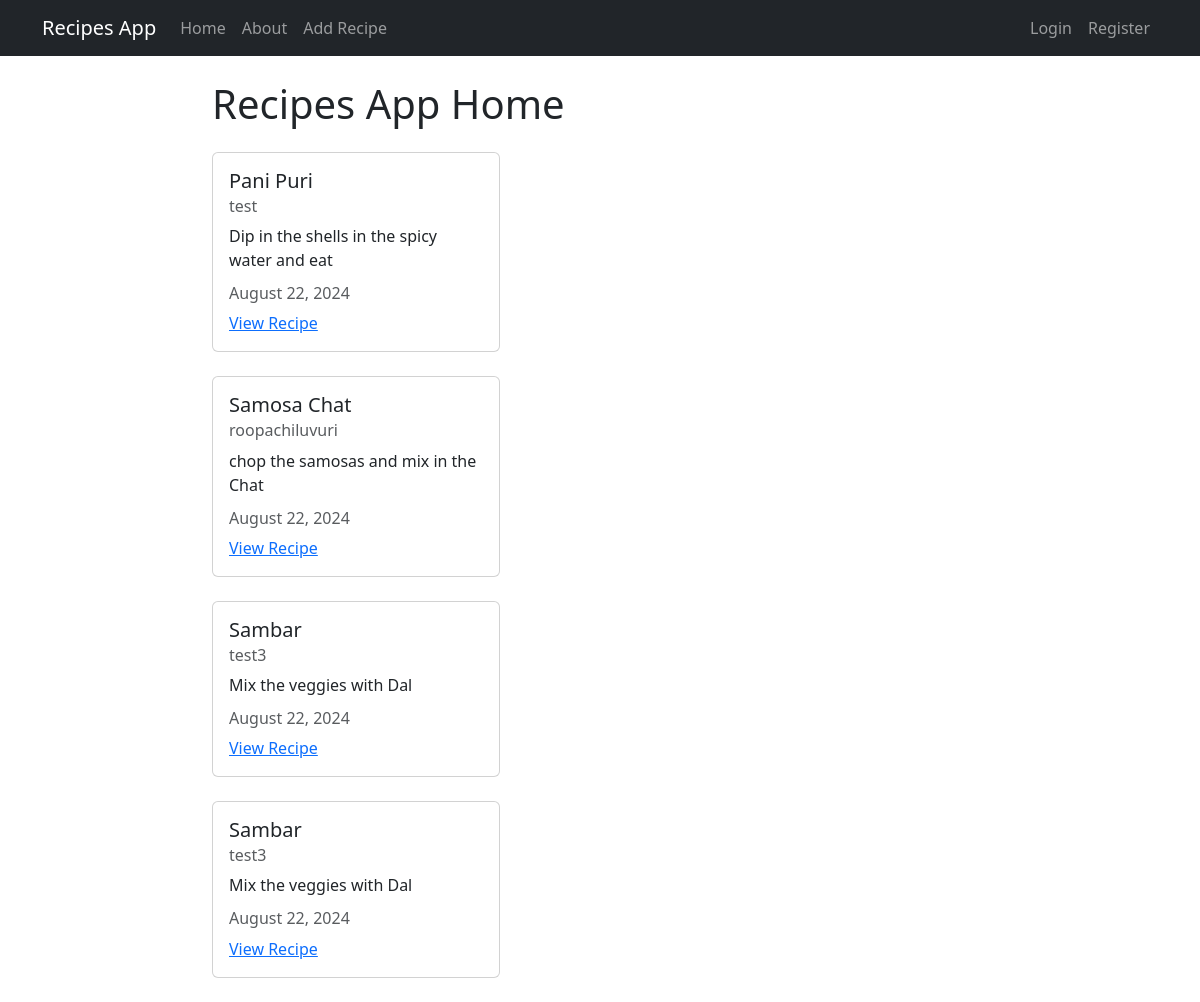
Before: / with the older database file.
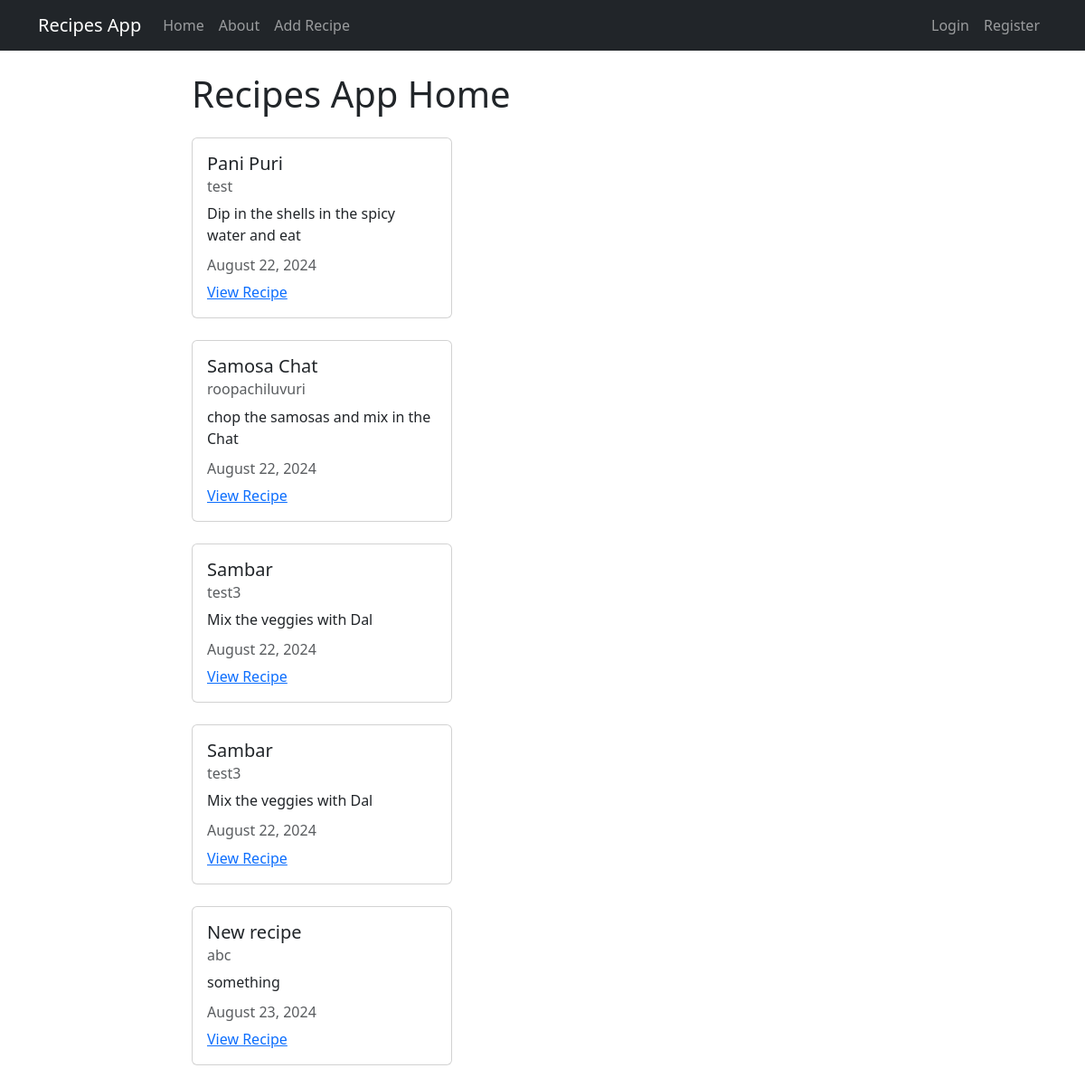
After: the same page with the newer database file.
### recipes/models.py (models this page shows, shortened)
class Recipe(models.Model):
    title = models.CharField(max_length=100)
    description = models.TextField()
    author = models.ForeignKey(User, on_delete=models.CASCADE)
    created_at = models.DateTimeField(auto_now_add=True)
    updated_at = models.DateTimeField(auto_now=True)

### recipes/views.py (the view)
# urls.py: path('', views.RecipeListView.as_view(), name="recipes-home"),
class RecipeListView(ListView):
    model = models.Recipe
    template_name = "recipes/home.html"
    context_object_name = 'recipes'

### recipes/templates/recipes/home.html
{% extends 'recipes/base.html' %}
{% block content %}
    <h1>Recipes App Home</h1>
    {% for recipe in recipes %}
        <div class="card my-4" style="width: 18rem;">
            <div class="card-body">
              <h5 class="card-title">{{ recipe.title }}</h5>
              <h6 class="card-subtitle mb-2 text-muted">{{ recipe.author }}</h6>
              <p class="card-text">{{ recipe.description }}</p>
              <h6 class="card-subtitle mb-2 text-muted">{{ recipe.updated_at|date:"F d, Y" }}</h6>
              <a href="{% url 'recipes-detail' recipe.pk %}" class="card-link">View Recipe</a>
            </div>
          </div>
    {% endfor %}
{% endblock content %}

Changed rows visible on the page:
added Recipe: title "New recipe", author "abc", description "something", updated_at "August 23, 2024"
